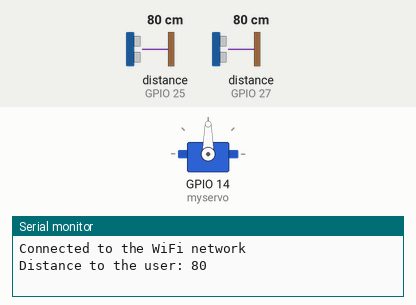
The sketch below on a simulated ESP32. Shown: servo, the last lines printed to the serial monitor. Wiring (inferred from the names in the program): 2 × ultrasonic range finder: trigger GPIO 23, echo GPIO 25 / trigger GPIO 26, echo GPIO 27. The inputs (shaded band) are chosen by the test bench; at power-on: distance to the obstacle (sensors on GPIO 27, GPIO 25) 80 cm. The echo pulse lasts 58.3 µs per cm.

Above: at 5.2 s.
5.3 s: distance to the obstacle (sensor on GPIO 27) set to 42 cm
8.2 s: distance to the obstacle (sensor on GPIO 27) set to 35 cm
At 10.17 s:
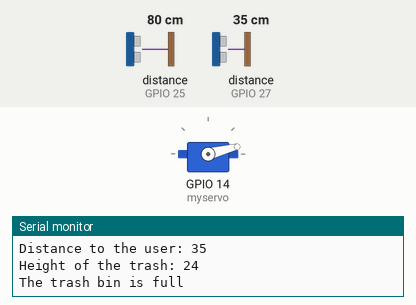
At 13.2 s:
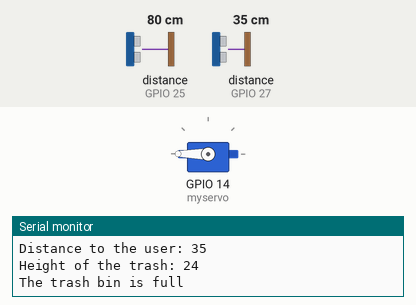
Timing chart, 0 to 23.9 s (numbered marks = the images above; inputs shaded):
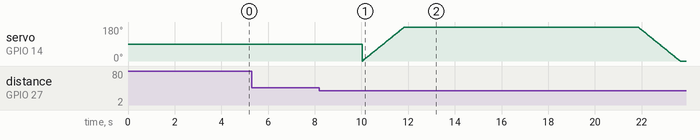

The sketch:

thungracthongminhfinal.ino
```cpp
#include <Arduino.h>
#include <Servo.h>

#include <WiFi.h>
#include <HTTPClient.h>
#include <Arduino_JSON.h>
// defines pins numbers
const int trigPin1 = 26;
const int echoPin1 = 27;
const int trigPin2 = 23;
const int echoPin2 = 25;
// defines variables
long duration1;
int distance1;
long duration2;
int distance2;
int count;
float PoT;
Servo myservo;
int pos = 0;
char buffer [100];
//String payLoad = "{\"trashId\": 1,\"model\":\"T1\",\"percent\":" + """ + PoT + "}";
void setup()
{
   Serial.begin(115200);
   delay(4000);

  Serial.println("Connected to the WiFi network");
   myservo.attach(14);
   pinMode(trigPin1, OUTPUT); // Sets the trigPin as an Output+
   pinMode(echoPin1, INPUT); // Sets the echoPin as an Input
   pinMode(trigPin2, OUTPUT);
   pinMode(echoPin2, INPUT);
}


void loop()
{
  // Clears the trigPin
  digitalWrite(trigPin1, LOW);
  delayMicroseconds(2);
  digitalWrite(trigPin2, LOW);
  delayMicroseconds(2);
  // Sets the trigPin on HIGH state for 10 micro seconds
  digitalWrite(trigPin1, HIGH);
  delayMicroseconds(10);
  digitalWrite(trigPin1, LOW);
  digitalWrite(trigPin2, HIGH);
  delayMicroseconds(10);
  digitalWrite(trigPin2, LOW);

  // duration for sound wave to the user
  duration1 = pulseIn(echoPin1, HIGH);

  // Calculating the distance with the user
  distance1 = duration1*0.0345/2;
  delay(500);
  // Prints the distance on the Serial Monitor
  Serial.print("Distance to the user: ");
  Serial.println(distance1);
  // duration for sound wave from the trash to the second ultrasonic inside the trash bin
  duration2 = pulseIn(echoPin2,HIGH);
  // Calculating the height of the trash inside the trashbin
  distance2 = 24 - duration2*0.0345/2;
  PoT = distance2*100/24;
  // Prints the height of the trash
  Serial.print("Height of the trash: ");
  Serial.println(distance2);
  //Make the jsonPayload

  if ( distance2 >= 18)
  {
    Serial.print("The trash bin is full");
  }
  // servo + ultrasonic
 if (20 < distance1 && distance1 < 40)
  {
    for (pos = 0; pos <= 180; pos += 1)
    {
      // in steps of 1 degree
      myservo.write(pos);
      delay(10);
    }
    delay(10000);
    for (pos = 180; pos >= 0; pos -= 1)
    {
      myservo.write(pos);
      delay(10);
    }
    count++;
    Serial.print(" number of time(s) the trash was used: ");
    Serial.println(count);
  }


    int cx;

  cx = snprintf ( buffer, 100, "{\"trashId\": 1,\"model\":\"T1\",\"percent\": %d", distance2);

  if (cx>=0 && cx<100)      // check returned value

    snprintf ( buffer+cx, 100-cx, "}" );

  puts (buffer);
  //Send the PoT to the server
  if(WiFi.status()== WL_CONNECTED){   //Check WiFi connection status

   HTTPClient http;

   http.begin("https://williamiotcloud.azurewebsites.net/api/Trash/UploadStatus");  //Specify destination for HTTP request
   http.addHeader("Content-Type", "application/json");             //Specify content-type header

   int httpResponseCode = http.POST(buffer);   //Send the actual POST request

   if(httpResponseCode>0){

    String response = http.getString();                       //Get the response to the request

    Serial.println(httpResponseCode);   //Print return code
    Serial.println(response);           //Print request answer

   }else{

    Serial.print("Error on sending POST: ");
    Serial.println(httpResponseCode);

   }

   http.end();  //Free resources

 }else{

    Serial.println("Error in WiFi connection");

 }

}
```

Measured:
- the behaviour switches between 40 and 39 cm on distance to the obstacle (sensor on GPIO 27) (found by bisection; images 0 and 1)
